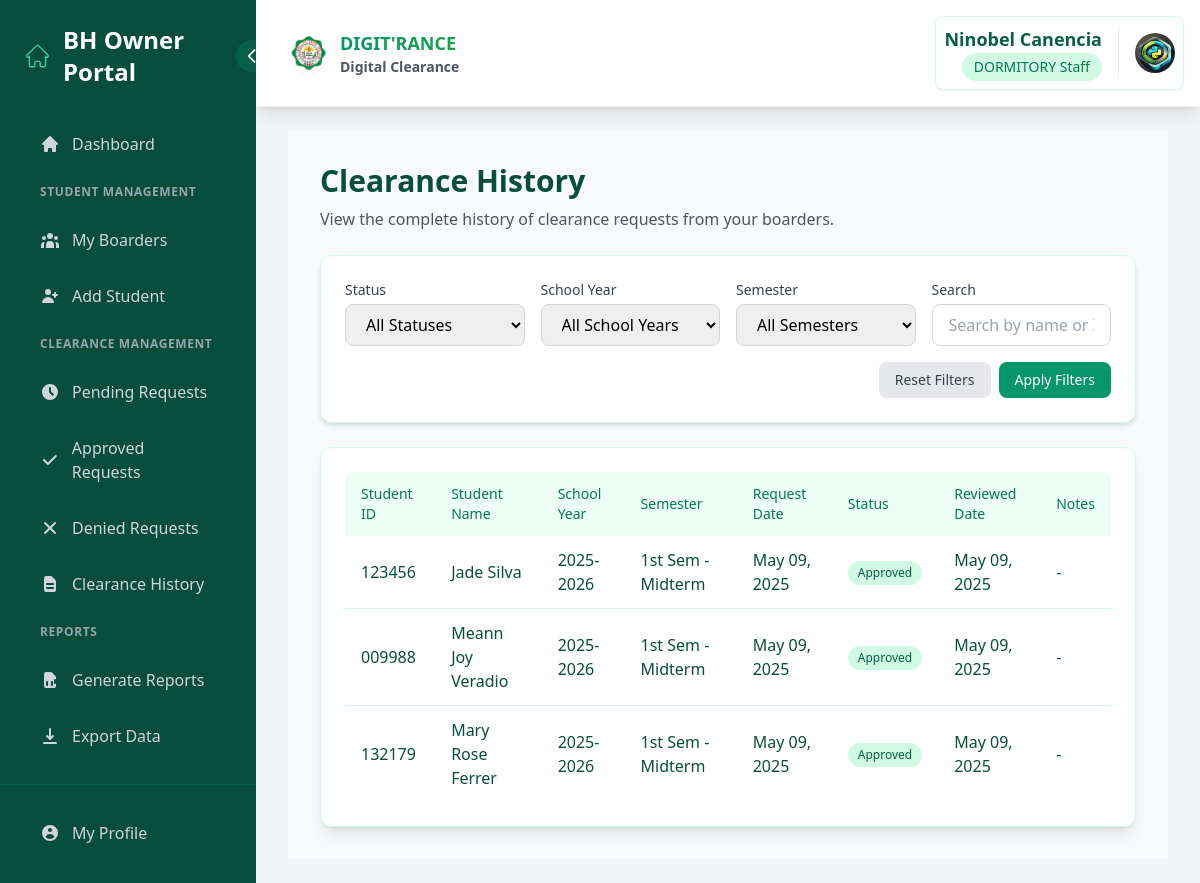
Screenshot of /dormitory-owner/clearance-history/ (signed in) with the database file from the repository.
### core/models.py (models this page shows, shortened)
class Staff(models.Model):
    user = models.OneToOneField(User, on_delete=models.CASCADE)
    office = models.ForeignKey(Office, on_delete=models.CASCADE, related_name='staff')
    role = models.CharField(max_length=100)
    is_dormitory_owner = models.BooleanField(default=False)
    boarding_house_address = models.TextField(verbose_name="Boarding House Address", null=True, blank=True)
    profile_picture = models.ImageField(upload_to='staff_profiles/', null=True, blank=True)
    def get_profile_picture_url(self):
        return self.profile_picture.url if self.profile_picture else static('img/default-profile.png')

class Office(models.Model):
    OFFICE_TYPES = [
        ('SET', 'SET'),
        ('STE', 'STE'),
        ('SOCJE', 'SOCJE'),
        ('SAFES', 'SAFES'),
        ('SSB SET', 'SSB SET'),
        ('SSB STE', 'SSB STE'),
        ('SSB SOCJE', 'SSB SOCJE'),
        ('SSB SAFES', 'SSB SAFES'),
        ('OTHER', 'OTHER'),
    ]
    name = models.CharField(max_length=255, unique=True)
    office_type = models.CharField(max_length=50, choices=OFFICE_TYPES, default='OTHER')
    affiliated_dean = models.ForeignKey(Dean, on_delete=models.SET_NULL, null=True, blank=True)
    description = models.TextField(blank=True, null=True)
    location = models.CharField(max_length=255, blank=True, null=True)
    contact_number = models.CharField(max_length=50, blank=True, null=True)
    email = models.EmailField(blank=True, null=True)
    created_at = models.DateTimeField(auto_now_add=True)

class ClearanceRequest(models.Model):
    student = models.ForeignKey(Student, on_delete=models.CASCADE, related_name='clearance_requests')
    office = models.ForeignKey(Office, on_delete=models.CASCADE, related_name='clearance_requests')
    clearance = models.ForeignKey('Clearance', on_delete=models.CASCADE, related_name='requests')
    school_year = models.CharField(max_length=9)
    semester = models.CharField(max_length=7, choices=SEMESTER_CHOICES)
    status_choices = [
        ('pending', 'Pending'),
        ('approved', 'Approved'),
        ('denied', 'Denied'),
    ]
    status = models.CharField(max_length=10, choices=status_choices, default='pending')
    remarks = models.TextField(blank=True, null=True)
    reviewed_by = models.ForeignKey(Staff, on_delete=models.SET_NULL, null=True, blank=True)
    request_date = models.DateTimeField(auto_now_add=True)
    reviewed_date = models.DateTimeField(null=True, blank=True)
    notes = models.TextField(blank=True, null=True)
    class Meta:
        unique_together = ['student', 'office', 'school_year', 'semester']
        ordering = ['-school_year', '-semester', '-request_date']

class Student(models.Model):
    user = models.OneToOneField(User, on_delete=models.CASCADE)
    student_id = models.CharField(max_length=20, unique=True)
    course = models.ForeignKey(Course, on_delete=models.PROTECT)
    program_chair = models.ForeignKey('ProgramChair', on_delete=models.SET_NULL, null=True, blank=True)
    dormitory_owner = models.ForeignKey('Staff', on_delete=models.SET_NULL, null=True, blank=True, related_name='dormitory_students')
    year_level = models.IntegerField()
    contact_number = models.CharField(max_length=20, blank=True, null=True)
    is_boarder = models.BooleanField(default=False)
    boarder_since = models.DateTimeField(verbose_name="Date Started as a Boarder", null=True, blank=True)
    created_at = models.DateTimeField(auto_now_add=True)
    is_approved = models.BooleanField(default=False)
    rejection_reason = models.TextField(blank=True, null=True)
    profile_picture = models.ImageField(upload_to='student_profiles/', null=True, blank=True)
    def get_full_name(self):
        return self.user.get_full_name()

### core/views.py (the view)
# urls.py: path('dormitory-owner/clearance-history/', views.bh_owner_clearance_history, name='bh_owner_clearance_history'),
@login_required
def bh_owner_clearance_history(request):
    if not hasattr(request.user, 'staff') or not request.user.staff.is_dormitory_owner:
        messages.error(request, "You don't have permission to access this page.")
        return redirect('home')
    staff = request.user.staff
    clearance_requests = ClearanceRequest.objects.filter(
        student__dormitory_owner=staff,
        office__name="DORMITORY"
    ).select_related(
        'student__user',
        'student__course',
        'reviewed_by'
    ).order_by('-request_date')
    status = request.GET.get('status', '')
    if status:
        clearance_requests = clearance_requests.filter(status=status)
    school_year = request.GET.get('school_year', '')
    if school_year:
        clearance_requests = clearance_requests.filter(school_year=school_year)
    semester = request.GET.get('semester', '')
    if semester:
        clearance_requests = clearance_requests.filter(semester=semester)
    search_query = request.GET.get('search', '')
    if search_query:
        clearance_requests = clearance_requests.filter(
            Q(student__user__first_name__icontains=search_query) |
            Q(student__user__last_name__icontains=search_query) |
            Q(student__student_id__icontains=search_query)
        )
    paginator = Paginator(clearance_requests, 10)  # Show 10 requests per page
    page = request.GET.get('page')
    try:
        requests_page = paginator.page(page)
    except PageNotAnInteger:
        requests_page = paginator.page(1)
    except EmptyPage:
        requests_page = paginator.page(paginator.num_pages)
    return render(request, 'core/bh_owner_clearance_history.html', {
        'clearance_requests': requests_page,
        'dormitory_owner': staff,
        'school_years': get_school_years(),
        'semesters': SEMESTER_CHOICES,
        'current_filters': {
            'status': status,
            'school_year': school_year,
            'semester': semester,
            'search': search_query
        },
    })

### templates/core/bh_owner_clearance_history.html (shortened to what this page needs)
{% extends "base.html" %}
{% block sidebar %}
{% include "components/bh_owner_sidenav.html" %}
{% endblock %}
{% block content %}
<div class="flex">
    <div class="flex-1 p-8 overflow-auto bg-gray-50">
        <div class="mb-6">
            <h1 class="text-3xl font-bold text-emerald-900">Clearance History</h1>
            <p class="text-gray-600 mt-2">View the complete history of clearance requests from your boarders.</p>
        </div>
        <div class="bg-white rounded-xl shadow-md p-6 border border-emerald-100 mb-6">
            <form method="GET" action="{% url 'bh_owner_clearance_history' %}" class="space-y-4">
                <div class="grid grid-cols-1 md:grid-cols-4 gap-4">
                    <div>
                        <label for="status" class="block text-sm font-medium text-gray-700 mb-1">Status</label>
                        <select id="status" name="status" class="w-full px-4 py-2 border border-gray-300 rounded-lg focus:outline-none focus:ring-2 focus:ring-emerald-500 focus:border-emerald-500">
                            <option value="">All Statuses</option>
                        </select>
                    </div>
                    <div>
                        <label for="school_year" class="block text-sm font-medium text-gray-700 mb-1">School Year</label>
                        <select id="school_year" name="school_year" class="w-full px-4 py-2 border border-gray-300 rounded-lg focus:outline-none focus:ring-2 focus:ring-emerald-500 focus:border-emerald-500">
                            <option value="">All School Years</option>
                        </select>
                    </div>
                    <div>
                        <label for="semester" class="block text-sm font-medium text-gray-700 mb-1">Semester</label>
                        <select id="semester" name="semester" class="w-full px-4 py-2 border border-gray-300 rounded-lg focus:outline-none focus:ring-2 focus:ring-emerald-500 focus:border-emerald-500">
                            <option value="">All Semesters</option>
                        </select>
                    </div>
                    <div>
                        <label for="search" class="block text-sm font-medium text-gray-700 mb-1">Search</label>
                        <input type="text" id="search" name="search" value="{{ current_filters.search }}" placeholder="Search by name or ID..."
                               class="w-full px-4 py-2 border border-gray-300 rounded-lg focus:outline-none focus:ring-2 focus:ring-emerald-500 focus:border-emerald-500">
                    </div>
                </div>
                <div class="flex justify-end gap-2">
                    <a href="{% url 'bh_owner_clearance_history' %}" class="px-4 py-2 bg-gray-200 text-gray-700 rounded-lg text-sm font-medium">
                        Reset Filters
                    </a>
                    <button type="submit" class="px-4 py-2 bg-emerald-600 hover:bg-emerald-700 text-white rounded-lg text-sm font-medium">
                        Apply Filters
                    </button>
                </div>
            </form>
        </div>
        <div class="bg-white rounded-xl shadow-lg p-6 border border-emerald-100">
            <div class="overflow-x-auto">
                <table class="min-w-full bg-white rounded-lg overflow-hidden">
                    <thead class="bg-emerald-50">
                        <tr>
                            <th class="px-4 py-3 text-left text-sm font-medium text-emerald-700">Student ID</th>
                            <th class="px-4 py-3 text-left text-sm font-medium text-emerald-700">Student Name</th>
                            <th class="px-4 py-3 text-left text-sm font-medium text-emerald-700">School Year</th>
                            <th class="px-4 py-3 text-left text-sm font-medium text-emerald-700">Semester</th>
                            <th class="px-4 py-3 text-left text-sm font-medium text-emerald-700">Request Date</th>
                            <th class="px-4 py-3 text-left text-sm font-medium text-emerald-700">Status</th>
                            <th class="px-4 py-3 text-left text-sm font-medium text-emerald-700">Reviewed Date</th>
                            <th class="px-4 py-3 text-left text-sm font-medium text-emerald-700">Notes</th>
                        </tr>
                    </thead>
                    <tbody class="divide-y divide-emerald-100">
                        {% for request in clearance_requests %}
                        <tr class="hover:bg-emerald-50 transition-colors duration-200">
                            <td class="px-4 py-3 text-emerald-900">{{ request.student.student_id }}</td>
                            <td class="px-4 py-3 font-medium text-emerald-900">{{ request.student.get_full_name }}</td>
                            <td class="px-4 py-3 text-emerald-900">{{ request.school_year }}</td>
                            <td class="px-4 py-3 text-emerald-900">{{ request.get_semester_display }}</td>
                            <td class="px-4 py-3 text-emerald-900">{{ request.request_date|date:"M d, Y" }}</td>
                            <td class="px-4 py-3">
                                {% if request.status == 'approved' %}
                                    <span class="inline-flex items-center px-2.5 py-1 rounded-full text-xs font-medium bg-emerald-100 text-emerald-800">
                                        Approved
                                    </span>
                                {% elif request.status == 'denied' %}
                                    <span class="inline-flex items-center px-2.5 py-1 rounded-full text-xs font-medium bg-red-100 text-red-800">
                                        Denied
                                    </span>
                                {% else %}
                                    <span class="inline-flex items-center px-2.5 py-1 rounded-full text-xs font-medium bg-yellow-100 text-yellow-800">
                                        Pending
                                    </span>
                                {% endif %}
                            </td>
                            <td class="px-4 py-3 text-emerald-900">{{ request.reviewed_date|date:"M d, Y"|default:"-" }}</td>
                            <td class="px-4 py-3 text-emerald-900">{{ request.notes|default:"-" }}</td>
                        </tr>
                        {% endfor %}
                    </tbody>
                </table>
            </div>
        </div>
    </div>
</div>
{% endblock %}

### templates/components/navbar.html (shortened to what this page needs)
{% load static %}
<header class="bg-white shadow-lg p-3 sm:p-4 flex justify-between items-center border-b border-gray-100 sticky top-0 z-30">
    <div class="flex items-center">
        <h1 class="text-xl font-bold flex items-center ml-4 text-gray-800">
            <a href="{% url 'home' %}" class="flex items-center group">
                <img src="{% static 'img/permit_logo.png' %}" alt="JHCSC Logo" class="h-8 w-8 sm:h-10 sm:w-10 mr-2 sm:mr-3 rounded-full shadow-sm">
                <div class="flex flex-col">
                    <span class="text-gradient bg-clip-text text-transparent bg-gradient-to-r from-emerald-600 to-green-600 group-hover:from-emerald-700 group-hover:to-green-700 transition-all text-sm sm:text-base md:text-lg">
                    </span>
                    <span class="text-xs sm:text-sm text-gray-600">Digital Clearance</span>
                </div>
            </a>
        </h1>    </div>
    <div class="flex items-center">
        {% if user.is_authenticated %}
            <div class="bg-white rounded-lg shadow-sm border border-emerald-100 hover:shadow-md transition-all duration-200">
                <div class="flex items-center space-x-1 sm:space-x-2 md:space-x-4 p-1 sm:p-2">
                    <div class="hidden sm:flex flex-col items-end">
                        <span class="font-semibold text-lg text-emerald-800">
                            {% if user.programchair %}
                                {{ user.programchair.user.get_full_name }}
                            {% elif user.student %}
                                {{ user.student.user.get_full_name }}
                            {% elif user.staff %}
                                {{ user.staff.user.get_full_name }}
                            {% elif user.is_superuser %}
                                {{ user.get_full_name }}
                            {% else %}
                                {{ user.get_full_name }}
                            {% endif %}
                        </span>
                        <span class="text-sm px-3 py-1 bg-emerald-100 text-emerald-700 rounded-full font-medium">
                            {% if user.programchair %}
                                Program Chair
                            {% elif user.student %}
                                Student
                            {% elif user.staff %}
                                {{ user.staff.office.name }} Staff
                            {% elif user.is_superuser %}
                                Administrator
                            {% endif %}
                        </span>
                    </div>
                    <div class="relative group">
                        {% if user.student %}
                            <img src="{{ user.student.get_profile_picture_url }}"
                                 alt="Profile"
                                 class="w-8 h-8 sm:w-10 sm:h-10 rounded-full object-cover">
                        {% elif user.programchair %}
                            <img src="{{ user.programchair.get_profile_picture_url }}"
                                 alt="Profile"
                                 class="w-8 h-8 sm:w-10 sm:h-10 rounded-full object-cover">
                        {% elif user.staff %}
                            <img src="{{ user.staff.get_profile_picture_url }}"
                                 alt="Profile"
                                 class="w-8 h-8 sm:w-10 sm:h-10 rounded-full object-cover">
                        {% endif %}
                    </div>
                </div>
            </div>
        {% endif %}
    </div>
</header>

### rows the page displays
ClearanceRequest: student.student_id "123456", student.get_full_name "Jade Silva", school_year "2025-2026", semester "1st Sem - Midterm", request_date "May 09, 2025", status "Approved", reviewed_date "May 09, 2025", notes "-"
ClearanceRequest: student.student_id "009988", student.get_full_name "Meann Joy Veradio", school_year "2025-2026", semester "1st Sem - Midterm", request_date "May 09, 2025", status "Approved", reviewed_date "May 09, 2025", notes "-"
ClearanceRequest: student.student_id "132179", student.get_full_name "Mary Rose Ferrer", school_year "2025-2026", semester "1st Sem - Midterm", request_date "May 09, 2025", status "Approved", reviewed_date "May 09, 2025", notes "-"

### other values shown
{{ user.staff.user.get_full_name }} "Ninobel Canencia"
{{ user.staff.office.name }} "DORMITORY"
